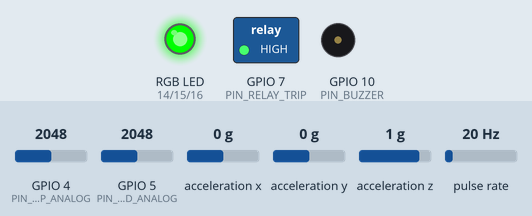
The sketch below on a simulated ESP32-S3. Shown: switched loads named in the sketch (green lamp = pin HIGH), an RGB LED mixed from three pins (HIGH = lit), buzzer (waves = sounding). Wiring (inferred from the names in the program): pulse sensor: data GPIO 6; MPU-6050 motion sensor at I2C address 0x68. Inputs (shaded band) come from the test bench; at power-on: acceleration x 0 g, GPIO 4 (PIN_TEMP_ANALOG) = 2048, acceleration y 0 g, GPIO 5 (PIN_SOUND_ANALOG) = 2048, acceleration z 1 g, pulse rate 20 Hz. What the sketch prints to the serial monitor is not drawn.

Above: at 1.2 s.
1.3 s: acceleration x set to -0.3 g
2.8 s: acceleration x set to -0.6 g
At 3.07 s:
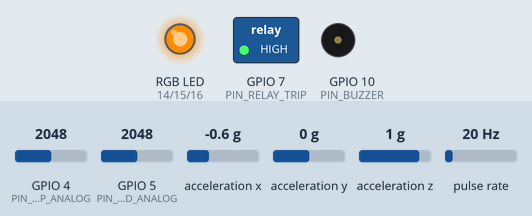
4.6 s: GPIO 4 (PIN_TEMP_ANALOG) set to 1987
At 6.34 s:
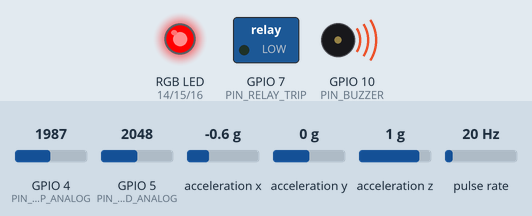
7.6 s: acceleration y set to -0.8 g
At 7.87 s:
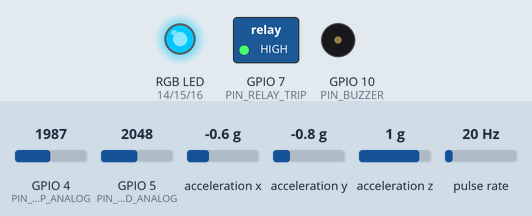
9.4 s: GPIO 4 (PIN_TEMP_ANALOG) set to 1228
12.4 s: GPIO 4 (PIN_TEMP_ANALOG) set to 588
14.0 s: GPIO 4 (PIN_TEMP_ANALOG) set to 505
At 14.9 s:
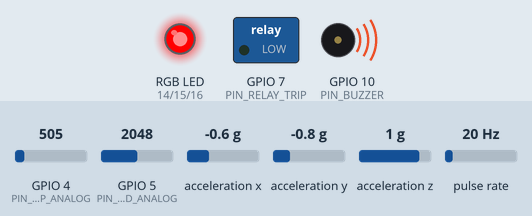
Timing chart, 0 to 16.7 s (numbered marks = the images above; inputs shaded):
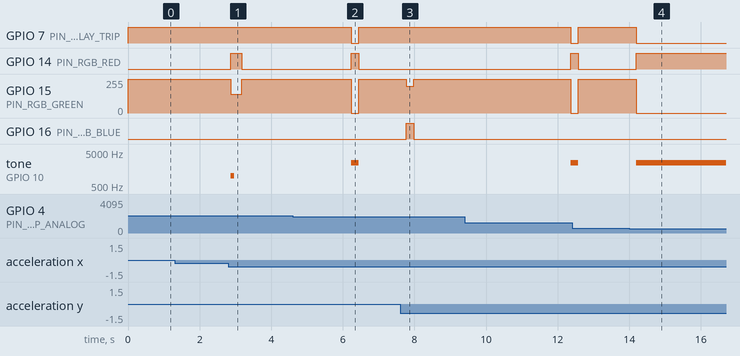

The sketch:

Project_02_Industrial_PdM_Vibration_Thermal_Acoustic_Fusion.ino
```cpp
/*
 * ==============================================================================
 * Project 2: Industrial Predictive Maintenance (PdM) & Machine Health Sentinel
 * Level 2 Multi-Sensor Fusion on ESP32-S3 (Dual-Core Xtensa LX7 @ 240MHz)
 * ==============================================================================
 * Target: ESP32-S3 Dev Module
 * Kit: Hosyond 45-in-1 Sensor Kit
 *
 * Fused Kit Modules:
 *  - Module #40: GY-521 (MPU-6050 Accelerometer) - High-Frequency Vibration (500 Hz)
 *  - Module #13: Analog Temperature Sensor (NTC / LM35) - Bearing Thermal Gradient
 *  - Module #37: High-Sensitivity Sound Sensor - Acoustic Friction Emission
 *  - Module #27: Photo Interrupter / Module #24 Hall Sensor - Shaft RPM Tachometer
 *
 * Actuators & Protection:
 *  - Module #30: 5V Relay Module - Emergency Contactor / Motor Trip Interlock
 *  - Module #01: RGB LED - ISO 10816 Vibration Severity Standard Zones (A/B/C/D)
 *  - Module #12: Passive Buzzer - Frequency-Modulated Warning Beeper
 *
 * Level 2 Sensor Fusion & Analytical Core:
 *  - ISO 10816-3 Industrial Vibration Standards:
 *      * Calculates True RMS Vibration Velocity (v_RMS in mm/s).
 *      * Calculates Crest Factor & Kurtosis (detects bearing spalling & impact pitting).
 *  - Multi-Domain Failure Precursor Fusion:
 *      * Stage 1 (Initial Wear): Acoustic emission increases (Sound sensor spikes).
 *      * Stage 2 (Defect Spalling): High-frequency vibration crest factor spikes.
 *      * Stage 3 (Severe Looseness): RMS vibration velocity exceeds ISO Zone C (> 4.5 mm/s).
 *      * Stage 4 (Imminent Seizure): Bearing temperature derivative dT/dt shoots upward.
 *  - FreeRTOS Multi-Core Design:
 *      * Core 1: 500 Hz Real-Time Vibration Sampling & Double-Buffer Math.
 *      * Core 0: Asynchronous Diagnostics, Health Index Evaluation & Serial/Web Stream.
 */

#include <Wire.h>
#include <math.h>

// ======================== PIN DEFINITIONS (ESP32-S3) ========================
// I2C MPU-6050
const int PIN_I2C_SDA      = 8;
const int PIN_I2C_SCL      = 9;
const int MPU_ADDR         = 0x68;

// Analog Sensors (ADC1)
const int PIN_TEMP_ANALOG  = 4;   // Bearing temperature sensor (ADC1_CH3)
const int PIN_SOUND_ANALOG = 5;   // Acoustic emission sensor (ADC1_CH4)

// Tachometer (Optical photo-interrupter or Hall sensor)
const int PIN_TACH_PULSE   = 6;   // Digital pulse for shaft RPM

// Actuators
const int PIN_RELAY_TRIP   = 7;   // 5V Relay for emergency motor cutoff (Active LOW)
const int PIN_BUZZER       = 10;  // Passive buzzer
const int PIN_RGB_RED      = 14;  // ISO Zone D indicator
const int PIN_RGB_GREEN    = 15;  // ISO Zone A/B indicator
const int PIN_RGB_BLUE     = 16;  // Running status

// ==================== ISO 10816 VIBRATION SEVERITY ZONES ====================
// Based on ISO 10816-3 for Class I/II medium industrial machines:
const float ISO_ZONE_B_LIMIT = 2.8f; // mm/s RMS (Good to Acceptable)
const float ISO_ZONE_C_LIMIT = 4.5f; // mm/s RMS (Acceptable to Unsatisfactory - Warning)
const float ISO_ZONE_D_LIMIT = 7.1f; // mm/s RMS (Unacceptable - Immediate Trip!)

enum MachineHealthZone {
  ZONE_A_GOOD,         // Green LED, Relay closed, safe
  ZONE_B_ACCEPTABLE,   // Cyan LED, Safe for continuous operation
  ZONE_C_UNSATISFACTORY,// Amber LED, High vibration/heat warning, buzzer beep
  ZONE_D_UNACCEPTABLE  // Flashing Red, SIREN, RELAY TRIP (Emergency Shutdown)
};

// Double-Buffer Vibration Storage (500 Hz Sampling)
const int SAMPLE_WINDOW = 128;
float accelBufferX[2][SAMPLE_WINDOW];
float accelBufferY[2][SAMPLE_WINDOW];
float accelBufferZ[2][SAMPLE_WINDOW];
volatile int writeBuf = 0;
volatile int readBuf = 1;
volatile int bufferIndex = 0;
volatile bool bufferReady = false;

// Processed Machine Health Metrics
struct HealthMetrics {
  float vRms;          // Velocity RMS (mm/s)
  float crestFactor;   // Peak / RMS
  float kurtosis;      // 4th moment statistical peakedness
  float temperature;   // Bearing temperature (°C)
  float tempRate;      // dT/dt (°C / min)
  float acousticNoise; // Acoustic level
  int   shaftRpm;      // Rotational speed
  MachineHealthZone zone;
};

HealthMetrics currentMetrics;

// FreeRTOS Handles
SemaphoreHandle_t metricsMutex;

// Tachometer Interrupt Tracking
volatile unsigned long tachPulses = 0;
volatile unsigned long lastTachTime = 0;
void IRAM_ATTR isrTachometer() {
  tachPulses++;
}

// ======================== HELPER FUNCTIONS ==================================
float readBearingTempC() {
  int raw = analogRead(PIN_TEMP_ANALOG);
  if (raw <= 10) return -20.0f;
  if (raw >= 4085) return 120.0f;
  // Kit module #13: 10k pullup resistor and 10k NTC thermistor to ground
  // Formula: R_ntc = 10k / ((4095 / raw) - 1.0)
  float rTherm = 10000.0f / ((4095.0f / (float)raw) - 1.0f);
  // Steinhart-Hart / Beta equation (B = 3950, R0 = 10k at 25°C = 298.15K)
  float steinhart = rTherm / 10000.0f;          // (R/Ro)
  steinhart = log(steinhart);                   // ln(R/Ro)
  steinhart /= 3950.0f;                         // 1/B * ln(R/Ro)
  steinhart += 1.0f / (25.0f + 273.15f);        // + (1/To)
  steinhart = 1.0f / steinhart;                 // Invert to Kelvin
  float tempC = steinhart - 273.15f;            // Convert to Celsius
  return tempC;
}

// Set RGB LED Color
void setZoneLed(byte r, byte g, byte b) {
  analogWrite(PIN_RGB_RED, r);
  analogWrite(PIN_RGB_GREEN, g);
  analogWrite(PIN_RGB_BLUE, b);
}

// ======================== FREERTOS TASK: CORE 1 HIGH-SPEED SAMPLER ==========
void TaskVibrationSampler(void *pvParameters) {
  const TickType_t xFrequency = pdMS_TO_TICKS(2); // 500 Hz (2ms period)
  TickType_t xLastWakeTime = xTaskGetTickCount();

  Serial.println(F("[Core 1] High-Frequency 500 Hz Vibration Sampler Online."));

  for (;;) {
    vTaskDelayUntil(&xLastWakeTime, xFrequency);

    // Read MPU-6050 Accelerometer
    Wire.beginTransmission(MPU_ADDR);
    Wire.write(0x3B);
    Wire.endTransmission(false);
    Wire.requestFrom((uint8_t)MPU_ADDR, (size_t)6, true);

    if (Wire.available() >= 6) {
      uint8_t axh = Wire.read(); uint8_t axl = Wire.read();
      uint8_t ayh = Wire.read(); uint8_t ayl = Wire.read();
      uint8_t azh = Wire.read(); uint8_t azl = Wire.read();
      int16_t ax = (int16_t)((axh << 8) | axl);
      int16_t ay = (int16_t)((ayh << 8) | ayl);
      int16_t az = (int16_t)((azh << 8) | azl);

      // Convert to g's (16384 LSB/g) into active write buffer
      accelBufferX[writeBuf][bufferIndex] = ax / 16384.0f;
      accelBufferY[writeBuf][bufferIndex] = ay / 16384.0f;
      accelBufferZ[writeBuf][bufferIndex] = az / 16384.0f;

      bufferIndex++;
      if (bufferIndex >= SAMPLE_WINDOW) {
        bufferIndex = 0;
        readBuf = writeBuf;
        writeBuf = 1 - writeBuf;
        bufferReady = true;
      }
    }
  }
}

// ======================== FREERTOS TASK: CORE 0 DIAGNOSTICS & FUSION ========
void TaskDiagnostics(void *pvParameters) {
  unsigned long lastTempCheck = millis();
  float prevTemp = 25.0f;
  unsigned long lastRpmCheck = millis();

  Serial.println(F("[Core 0] TaskDiagnostics & Sensor Fusion Online."));

  for (;;) {
    vTaskDelay(pdMS_TO_TICKS(100)); // Run analysis every 100ms
    unsigned long now = millis();

    // 1. Process Vibration Window if Ready
    if (bufferReady) {
      bufferReady = false;
      int curRead = readBuf;

      float sumSquares = 0.0f;
      float peakVal = 0.0f;
      float sumFourthPower = 0.0f;
      float mean = 0.0f;

      // Calculate Total Dynamic Acceleration Magnitude: |a| - 1g (remove static gravity)
      for (int i = 0; i < SAMPLE_WINDOW; i++) {
        float ax = accelBufferX[curRead][i];
        float ay = accelBufferY[curRead][i];
        float az = accelBufferZ[curRead][i];
        float mag = sqrt(ax * ax + ay * ay + az * az) - 1.0f;
        mean += mag;
      }
      mean /= SAMPLE_WINDOW;

      for (int i = 0; i < SAMPLE_WINDOW; i++) {
        float ax = accelBufferX[curRead][i];
        float ay = accelBufferY[curRead][i];
        float az = accelBufferZ[curRead][i];
        float mag = sqrt(ax * ax + ay * ay + az * az) - 1.0f; // signed dynamic acceleration

        float diff = mag - mean;
        sumSquares += diff * diff;
        sumFourthPower += diff * diff * diff * diff;
        float absMag = abs(mag);
        if (absMag > peakVal) peakVal = absMag;
      }

      float variance = sumSquares / SAMPLE_WINDOW;
      float stdDev = sqrt(variance);
      float kurtosis = (variance > 0.0001f) ? (sumFourthPower / (SAMPLE_WINDOW * variance * variance)) : 3.0f;

      // Approximate RMS velocity in mm/s from acceleration (v = a / (2*pi*f)):
      // For dominant 50 Hz industrial motor vibration: 1g ≈ 31.2 mm/s RMS
      float rmsVelocity = stdDev * 31.2f;
      float crestFactor = (stdDev > 0.001f) ? (peakVal / stdDev) : 1.0f;

      // 2. Measure Bearing Thermal Gradient
      float temp = readBearingTempC();
      float dtMinutes = (now - lastTempCheck) / 60000.0f;
      float tempRate = 0.0f;
      if (dtMinutes >= 0.1f) {
        tempRate = (temp - prevTemp) / dtMinutes; // °C per minute
        prevTemp = temp;
        lastTempCheck = now;
      }

      // 3. Read High-Frequency Acoustic Noise
      int rawAcoustic = analogRead(PIN_SOUND_ANALOG);

      // 4. Calculate Shaft RPM
      unsigned long dtRpm = now - lastRpmCheck;
      int rpm = 0;
      if (dtRpm >= 500) {
        rpm = (tachPulses * 60000) / dtRpm;
        tachPulses = 0;
        lastRpmCheck = now;
      }

      // 5. Sensor Fusion & ISO 10816 Health Evaluation
      MachineHealthZone zone = ZONE_A_GOOD;

      // Base ISO velocity zone
      if (rmsVelocity >= ISO_ZONE_D_LIMIT) {
        zone = ZONE_D_UNACCEPTABLE;
      } else if (rmsVelocity >= ISO_ZONE_C_LIMIT) {
        zone = ZONE_C_UNSATISFACTORY;
      } else if (rmsVelocity >= ISO_ZONE_B_LIMIT) {
        zone = ZONE_B_ACCEPTABLE;
      } else {
        zone = ZONE_A_GOOD;
      }

      // Multi-Domain Fusion Escalation:
      // If Kurtosis > 4.5 (bearing pitting) AND Acoustic noise is high (>1500), escalate zone
      if (kurtosis > 4.5f && rawAcoustic > 1500 && zone < ZONE_C_UNSATISFACTORY) {
        zone = ZONE_C_UNSATISFACTORY; // Pre-failure warning
      }
      // If Bearing Temp is critically high (>75°C) or thermal rate > 5°C/min, trip immediately!
      if (temp > 75.0f || tempRate > 5.0f) {
        zone = ZONE_D_UNACCEPTABLE;
      }

      // 6. Actuator Protection Control
      if (xSemaphoreTake(metricsMutex, pdMS_TO_TICKS(10)) == pdTRUE) {
        currentMetrics.vRms = rmsVelocity;
        currentMetrics.crestFactor = crestFactor;
        currentMetrics.kurtosis = kurtosis;
        currentMetrics.temperature = temp;
        currentMetrics.tempRate = tempRate;
        currentMetrics.acousticNoise = rawAcoustic;
        currentMetrics.shaftRpm = rpm;
        currentMetrics.zone = zone;
        xSemaphoreGive(metricsMutex);
      }

      switch (zone) {
        case ZONE_A_GOOD:
          setZoneLed(0, 255, 0);             // Green
          digitalWrite(PIN_RELAY_TRIP, HIGH);// Motor Enabled
          noTone(PIN_BUZZER);
          break;

        case ZONE_B_ACCEPTABLE:
          setZoneLed(0, 200, 255);           // Cyan
          digitalWrite(PIN_RELAY_TRIP, HIGH);
          noTone(PIN_BUZZER);
          break;

        case ZONE_C_UNSATISFACTORY:
          setZoneLed(255, 140, 0);           // Amber
          digitalWrite(PIN_RELAY_TRIP, HIGH);
          tone(PIN_BUZZER, 1000, 100);       // Intermittent advisory chirp
          break;

        case ZONE_D_UNACCEPTABLE:
          setZoneLed(255, 0, 0);             // Bright Red
          digitalWrite(PIN_RELAY_TRIP, LOW); // TRIP MOTOR CONTACTOR (EMERGENCY SHUTDOWN!)
          tone(PIN_BUZZER, 2400);            // Continuous siren
          break;
      }

      // Serial Telemetry
      Serial.print(F("[PdM-FUSION] v_RMS: "));
      Serial.print(rmsVelocity, 2);
      Serial.print(F(" mm/s | Kurtosis: "));
      Serial.print(kurtosis, 2);
      Serial.print(F(" | Temp: "));
      Serial.print(temp, 1);
      Serial.print(F("C (Rate: "));
      Serial.print(tempRate, 1);
      Serial.print(F("C/min) | RPM: "));
      Serial.print(rpm);
      Serial.print(F(" -> ISO ZONE: "));

      switch (zone) {
        case ZONE_A_GOOD:          Serial.println(F("ZONE A [Good]")); break;
        case ZONE_B_ACCEPTABLE:    Serial.println(F("ZONE B [Acceptable]")); break;
        case ZONE_C_UNSATISFACTORY:Serial.println(F("ZONE C [Warning: Maintenance Required]")); break;
        case ZONE_D_UNACCEPTABLE:  Serial.println(F("ZONE D [CRITICAL: MOTOR TRIPPED!]")); break;
      }
    }
  }
}

// ======================== SETUP =============================================
void setup() {
  Serial.begin(115200);
  while (!Serial && millis() < 3000);

  Serial.println(F("\n============================================================"));
  Serial.println(F("  PROJECT 2: ESP32-S3 PREDICTIVE MAINTENANCE (PdM) SENTINEL"));
  Serial.println(F("============================================================"));

  Wire.begin(PIN_I2C_SDA, PIN_I2C_SCL, 400000); // 400 kHz Fast I2C
  Wire.beginTransmission(MPU_ADDR);
  Wire.write(0x6B);
  Wire.write(0); // Wake MPU-6050
  Wire.endTransmission();

  pinMode(PIN_TACH_PULSE, INPUT_PULLUP);
  attachInterrupt(digitalPinToInterrupt(PIN_TACH_PULSE), isrTachometer, RISING);

  pinMode(PIN_RELAY_TRIP, OUTPUT);
  pinMode(PIN_BUZZER, OUTPUT);
  pinMode(PIN_RGB_RED, OUTPUT);
  pinMode(PIN_RGB_GREEN, OUTPUT);
  pinMode(PIN_RGB_BLUE, OUTPUT);

  // Initial Safe Defaults
  digitalWrite(PIN_RELAY_TRIP, HIGH); // Motor enabled
  setZoneLed(0, 255, 0); // Green
  noTone(PIN_BUZZER);

  metricsMutex = xSemaphoreCreateMutex();

  // Core 1: 500 Hz Sampling Task
  xTaskCreatePinnedToCore(
    TaskVibrationSampler,
    "VibeSampler",
    4096,
    NULL,
    5,
    NULL,
    1
  );

  // Core 0: Diagnostics & Fusion Task
  xTaskCreatePinnedToCore(
    TaskDiagnostics,
    "Diagnostics",
    4096,
    NULL,
    2,
    NULL,
    0
  );

  Serial.println(F("Industrial PdM Monitor Online. ISO 10816 standards active.\n"));
}

void loop() {
  vTaskDelay(pdMS_TO_TICKS(1000));
}
```

Measured:
- the behaviour switches between -0.4 and -0.5 g on acceleration x (found by bisection; images 0 and 1)
- the behaviour switches between 2024 and 2023 on GPIO 4 (PIN_TEMP_ANALOG) (found by bisection; images 1 and 2)
- after the input at 1.3 s, every drawn part: stays the same
- after the input at 2.8 s, GPIO 14 (PIN_RGB_RED): LOW → HIGH after 0.07 s, → LOW 0.31 s later; GPIO 15 (PIN_RGB_GREEN): 255/255 → 140/255 after 0.07 s, → 255/255 0.31 s later; tone on GPIO 10 (PIN_BUZZER): silent → 1000 Hz after 0.07 s, → silent 0.10 s later
- after the input at 4.6 s, GPIO 7 (PIN_RELAY_TRIP): HIGH → LOW after 1.6 s, → HIGH 0.21 s later; GPIO 14 (PIN_RGB_RED): LOW → HIGH after 1.6 s, → LOW 0.21 s later; GPIO 15 (PIN_RGB_GREEN): 255/255 → 0/255 after 1.6 s, → 255/255 0.21 s later; tone on GPIO 10 (PIN_BUZZER): silent → 2400 Hz after 1.6 s, → silent 0.21 s later
- after the input at 7.6 s, GPIO 15 (PIN_RGB_GREEN): 255/255 → 200/255 after 0.17 s, → 255/255 0.21 s later; GPIO 16 (PIN_RGB_BLUE): LOW → HIGH after 0.17 s, → LOW 0.21 s later
- after the input at 9.4 s, GPIO 7 (PIN_RELAY_TRIP): HIGH → LOW after 3.0 s; GPIO 14 (PIN_RGB_RED): LOW → HIGH after 3.0 s; GPIO 15 (PIN_RGB_GREEN): 255/255 → 0/255 after 3.0 s; tone on GPIO 10 (PIN_BUZZER): silent → 2400 Hz after 3.0 s
- after the input at 14.0 s, GPIO 7 (PIN_RELAY_TRIP): HIGH → LOW after 0.20 s; GPIO 14 (PIN_RGB_RED): LOW → HIGH after 0.20 s; GPIO 15 (PIN_RGB_GREEN): 255/255 → 0/255 after 0.20 s; tone on GPIO 10 (PIN_BUZZER): silent → 2400 Hz after 0.20 s
